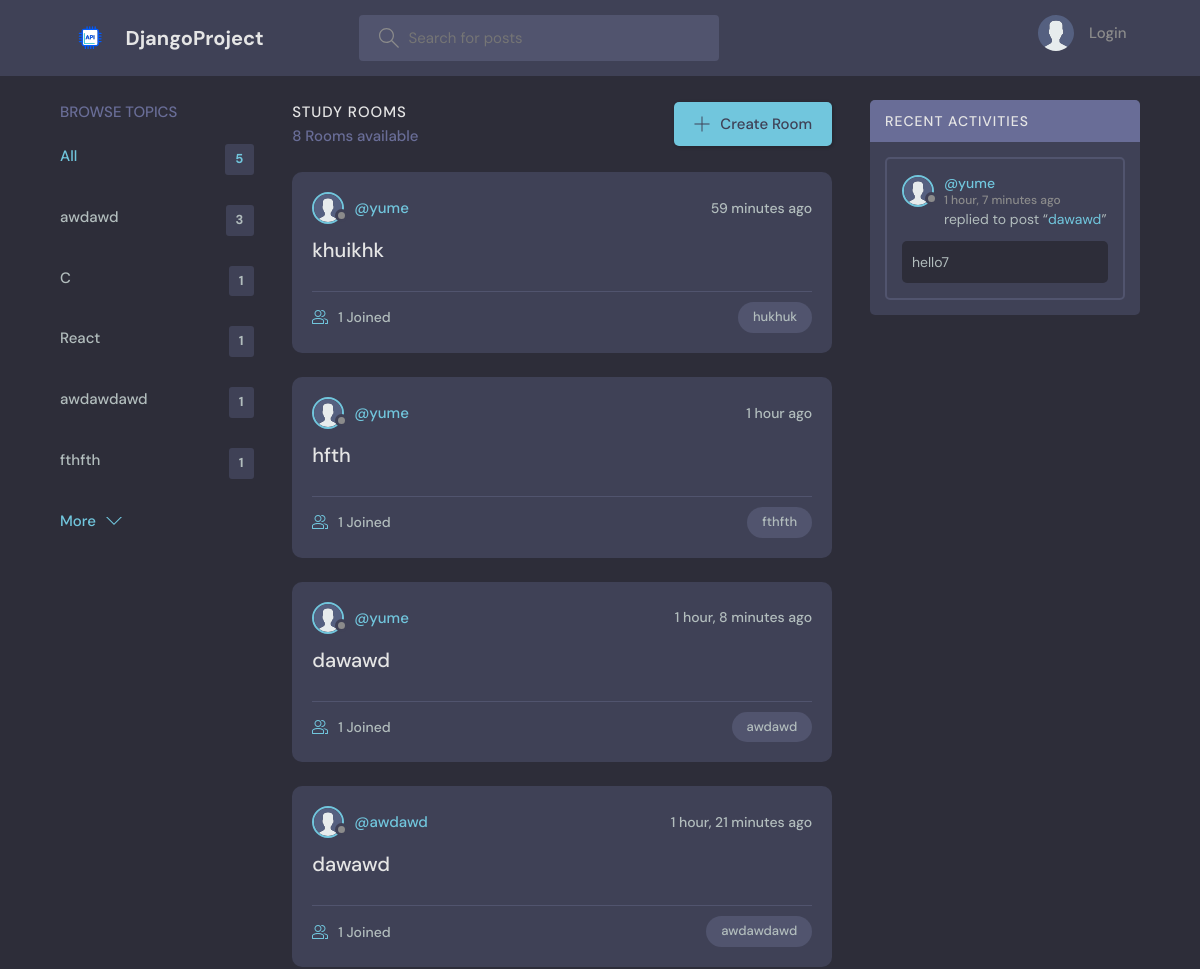
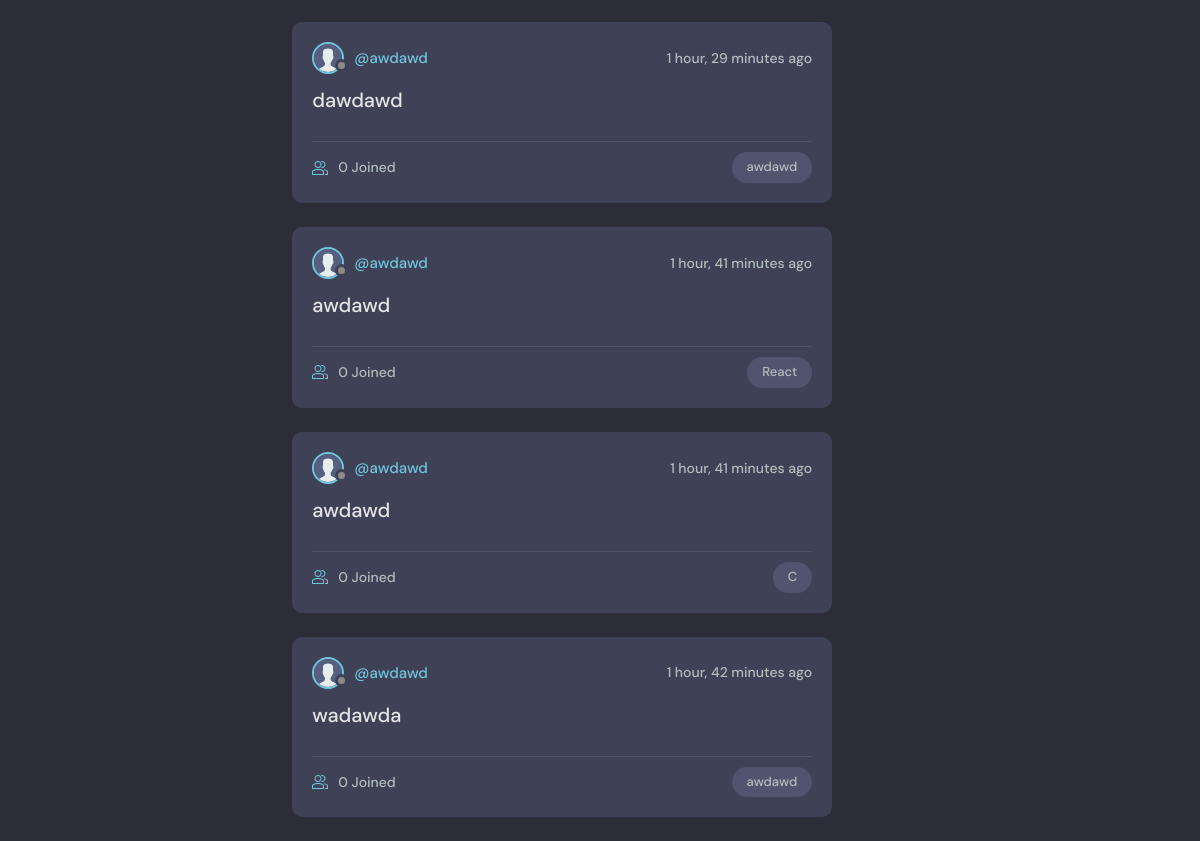
The page / on the database its author committed (2 pictures, top to bottom).
### base/models.py (models this page shows, shortened)
class Topic(models.Model):
    name = models.CharField(max_length=200)

class Room(models.Model):
    host = models.ForeignKey(User, on_delete=models.SET_NULL, null=True)
    topic = models.ForeignKey(Topic, on_delete=models.SET_NULL, null=True)
    name = models.CharField(max_length=200)
    description = models.TextField(null=True, blank=True)
    participants = models.ManyToManyField(
        User, related_name='participants', blank=True)
    updated = models.DateTimeField(auto_now=True)
    created = models.DateTimeField(auto_now_add=True)
    class Meta:
        ordering = ['-updated', '-created']
    def __str__(self):
        return self.name

class User(AbstractUser):
    name = models.CharField(max_length=200, null=True)
    email = models.EmailField(unique=True, null=True)
    bio = models.TextField(null=True)
    avatar = models.ImageField(null=True, default="avatar.svg")
    USERNAME_FIELD = 'email'
    REQUIRED_FIELDS = []

class Message(models.Model):
    user = models.ForeignKey(User, on_delete=models.CASCADE)
    room = models.ForeignKey(Room, on_delete=models.CASCADE)
    body = models.TextField()
    updated = models.DateTimeField(auto_now=True)
    created = models.DateTimeField(auto_now_add=True)
    class Meta:
        ordering = ['-updated', '-created']

### base/views.py (the view)
# urls.py: path('', views.home, name="home"),
def home(request):
    q = request.GET.get('q') if request.GET.get('q')!= None else ''
    rooms = Room.objects.filter(
        Q(topic__name__icontains=q) |
        Q(name__icontains=q) |
        Q(description__icontains=q)
    )
    topics = Topic.objects.all()[0:5]
    room_count = rooms.count()
    room_messages = Message.objects.filter(
        Q(room__topic__name__icontains=q))[:5]
    context = {'rooms': rooms, 'topics': topics,
               'room_count': room_count, 'room_messages': room_messages}
    return render(request, 'base/home.html', context)

### base/templates/base/home.html (shortened to what this page needs)
{% extends 'main.html' %}
{% block content %}
<main class="layout layout--3">
  <div class="container">
    {% include 'base/topics_component.html' %}
    <div class="roomList">
      <div class="roomList__header">
        <div>
          <h2>Study Rooms</h2>
          <p>{{room_count}} Rooms available</p>
        </div>
        <a class="btn btn--main" href="{% url 'create-room' %}">
          <svg version="1.1" xmlns="http://www.w3.org/2000/svg" width="32" height="32" viewBox="0 0 32 32">
            <title>add</title>
            <path
              d="M16.943 0.943h-1.885v14.115h-14.115v1.885h14.115v14.115h1.885v-14.115h14.115v-1.885h-14.115v-14.115z">
            </path>
          </svg>
          Create Room
        </a>
      </div>
      {% include 'base/feed_component.html' %}
    </div>
    {% include 'base/activity_component.html' %}
  </div>
</main>
{% endblock %}

### base/templates/base/topics_component.html
<div class="topics">
    <div class="topics__header">
        <h2>Browse Topics</h2>
    </div>
    <ul class="topics__list">
        <li>
            <a href="{% url 'home' %}" class="active">All <span>{{topics.count}}</span></a>
        </li>
        {% for topic in topics %}
        <li>
            <a href="{% url 'home' %}?q={{topic.name}}">{{topic.name}}<span>{{topic.room_set.all.count}}</span></a>
        </li>
        {% endfor %}
    </ul>
    <a class="btn btn--link" href="{% url 'topics' %}">
        More
        <svg version="1.1" xmlns="http://www.w3.org/2000/svg" width="32" height="32" viewBox="0 0 32 32">
            <title>chevron-down</title>
            <path d="M16 21l-13-13h-3l16 16 16-16h-3l-13 13z"></path>
        </svg>
    </a>
</div>

### base/templates/base/feed_component.html (shortened to what this page needs)
{% for room in rooms %}
<div class="roomListRoom">
    <div class="roomListRoom__header">
        <a href="{% url 'user-profile' room.host.id %}" class="roomListRoom__author">
            <div class="avatar avatar--small">
                <img src="{{room.host.avatar.url}}" />
            </div>
            <span>@{{room.host.username}}</span>
        </a>
        <div class="roomListRoom__actions">
            <span>{{room.created|timesince}} ago</span>
        </div>
    </div>
    <div class="roomListRoom__content">
        <a href="{% url 'room' room.id %}">{{room.name}}</a>
    </div>
    <div class="roomListRoom__meta">
        <a href="{% url 'room' room.id %}" class="roomListRoom__joined">
            {{room.participants.all.count}} Joined
        </a>
        <p class="roomListRoom__topic">{{room.topic.name}}</p>
    </div>
</div>
{% endfor %}

### base/templates/base/activity_component.html (shortened to what this page needs)
<div class="activities">
    <div class="activities__header">
        <h2>Recent Activities</h2>
    </div>
    {% for message in room_messages %}
    <div class="activities__box">
        <div class="activities__boxHeader roomListRoom__header">
            <a href="{% url 'user-profile' message.user.id %}" class="roomListRoom__author">
                <div class="avatar avatar--small">
                    <img src="{{message.user.avatar.url}}" />
                </div>
                <p>
                    @{{message.user.username}}
                    <span>{{message.created|timesince}} ago</span>
                </p>
            </a>
        </div>
        <div class="activities__boxContent">
            <p>replied to post “<a href="{% url 'room' message.room.id %}">{{message.room}}</a>”</p>
            <div class="activities__boxRoomContent">{{message.body}}</div>
        </div>
    </div>
    {% endfor %}
</div>

### rows shown on the page
Topic: name "awdawd", room_set.all.count "3"
Topic: name "C", room_set.all.count "1"
Topic: name "React", room_set.all.count "1"
Topic: name "awdawdawd", room_set.all.count "1"
Topic: name "fthfth", room_set.all.count "1"
Room: host.avatar (placeholder picture), host.username "yume", created "59 minutes", name "khuikhk", participants.all.count "1", topic.name "hukhuk"
Room: host.avatar (placeholder picture), host.username "yume", created "1 hour", name "hfth", participants.all.count "1", topic.name "fthfth"
Room: host.avatar (placeholder picture), host.username "yume", created "1 hour, 8 minutes", name "dawawd", participants.all.count "1", topic.name "awdawd"
Room: host.avatar (placeholder picture), host.username "awdawd", created "1 hour, 21 minutes", name "dawawd", participants.all.count "1", topic.name "awdawdawd"
Room: host.avatar (placeholder picture), host.username "awdawd", created "1 hour, 29 minutes", name "dawdawd", participants.all.count "0", topic.name "awdawd"
Room: host.avatar (placeholder picture), host.username "awdawd", created "1 hour, 41 minutes", name "awdawd", participants.all.count "0", topic.name "React"
Room: host.avatar (placeholder picture), host.username "awdawd", created "1 hour, 41 minutes", name "awdawd", participants.all.count "0", topic.name "C"
Room: host.avatar (placeholder picture), host.username "awdawd", created "1 hour, 42 minutes", name "wadawda", participants.all.count "0", topic.name "awdawd"
Message: user.avatar (placeholder picture), user.username "yume", created "1 hour, 7 minutes", room "dawawd", body "hello7"

### other values the page prints
{{ topics.count }} "5"
{{ room_count }} "8"
